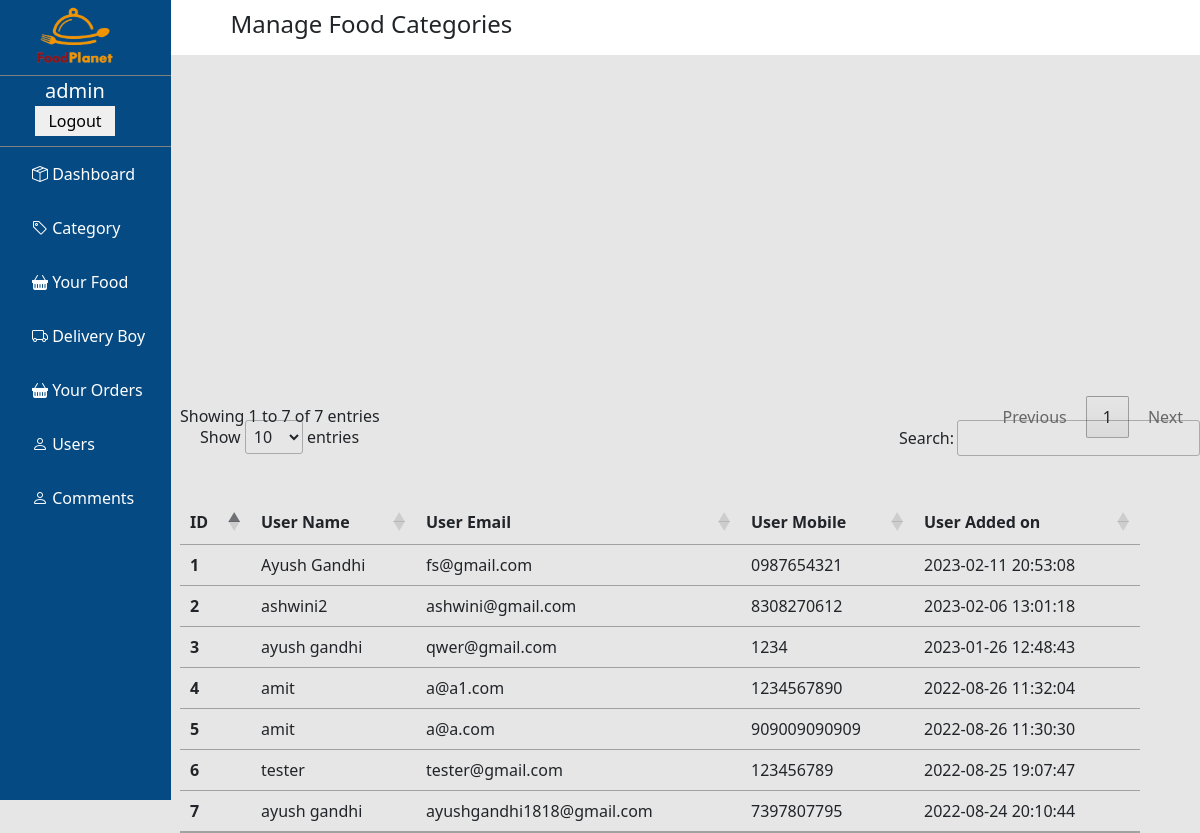
Page /admin/users.php (signed in) on the committed database.
### tables this page shows
CREATE TABLE `users` (
  `user_id` int(225) NOT NULL,
  `cust_id` varchar(225) NOT NULL,
  `name` varchar(50) NOT NULL,
  `email` varchar(50) NOT NULL,
  `mobile` text NOT NULL,
  `address` text NOT NULL,
  `password` text NOT NULL,
  `date` datetime NOT NULL DEFAULT current_timestamp()
);

### admin/users.php (the view, shortened to what this page needs)
<?php include "partials/_dbconnect.php";?>
<!doctype html>
<html lang="en">
<head>
  <link href="https://cdn.jsdelivr.net/npm/bootstrap@5.1.3/dist/css/bootstrap.min.css" rel="stylesheet"
>
  <link rel="stylesheet" href="https://cdn.jsdelivr.net/npm/bootstrap-icons@1.3.0/font/bootstrap-icons.css">
  <link rel="stylesheet" href="//cdn.datatables.net/1.12.1/css/jquery.dataTables.min.css">
</head>
<body>
  <div id="main_contain">
    <?php include "partials/_navbar.php"?>
    <div class="side_navbar">
      <h4>Manage Food Categories </h4>
    </div>
  </div>
  <table class="table" id="myTable">
    <thead>
      <tr>
        <th scope="col">ID</th>
        <th scope="col">User Name</th>
        <th scope="col">User Email</th>
        <th scope="col">User Mobile</th>
        <th scope="col">User Added on</th>
      </tr>
    </thead>
    <tbody>
      <?php
    $sql = "SELECT * FROM `users`ORDER BY `user_id` DESC";
    $result = mysqli_query($conn, $sql);
    $sno = 0;
    while($rows = mysqli_fetch_assoc($result)){
      $user_name = $rows['name'];
      $user_email = $rows['email'];
      $user_mobile = $rows['mobile'];
      $user_added_date = $rows['date'];
      $sno = $sno+1;
      echo '<tr>
      <th scope="row">'.$sno.'</th>
      <td>'.$user_name.'</td>
      <td>'.$user_email.'</td>
      <td>'.$user_mobile.'</td>
      <td>'.$user_added_date.'</td>
      </tr>';
    }
  ?>
</body>
</html>

### rows in the picture
users: name "Ayush Gandhi", email "fs@gmail.com", mobile "0987654321", date "2023-02-11 20:53:08"
users: name "ashwini2", email "ashwini@gmail.com", mobile "8308270612", date "2023-02-06 13:01:18"
users: name "ayush gandhi", email "qwer@gmail.com", mobile "1234", date "2023-01-26 12:48:43"
users: name "amit", email "a@a1.com", mobile "1234567890", date "2022-08-26 11:32:04"
users: name "amit", email "a@a.com", mobile "909009090909", date "2022-08-26 11:30:30"
users: name "tester", email "tester@gmail.com", mobile "123456789", date "2022-08-25 19:07:47"
users: name "ayush gandhi", email "ayushgandhi1818@gmail.com", mobile "7397807795", date "2022-08-24 20:10:44"

### other values in the picture
$_SESSION['admin_info'] "admin"
